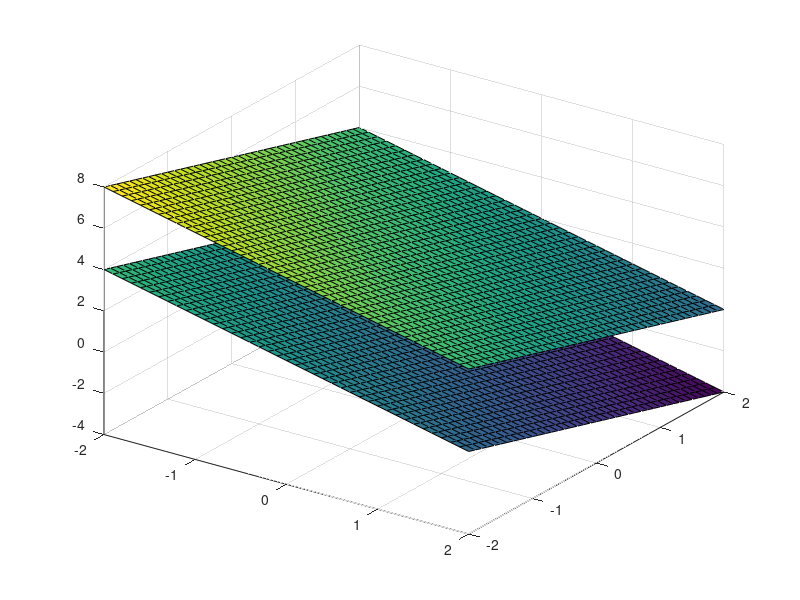

This figure's MATLAB source:
figure(1) % create or activate a figure with number 1
clf % clear the figure
hold on % the following plots will be superposed in the same figure
grid on % visible grid lines
x = -2 : 0.1 : 2; % plotting intervall in x-direction
y = -2 : 0.1 : 2; %plotting intervall in y-direction
[X, Y ] = meshgrid(x, y); % create a mesh of (x, y)-coordinate points in the xy-plane
Z = -X - Y  % define a z-value for each (x, y)-coordinate
Z2 = 4 + (-X - Y) ; % define a z-value for each (x, y)-coordinate of second plane
surf(X, Y, Z) % plots a surface
surf(X, Y, Z2) % plots a surface of second plane
view(35, 35) % choose the viewing angle
% can be changed with the rotation arrow in the figure
hold off % inactivate the figure
